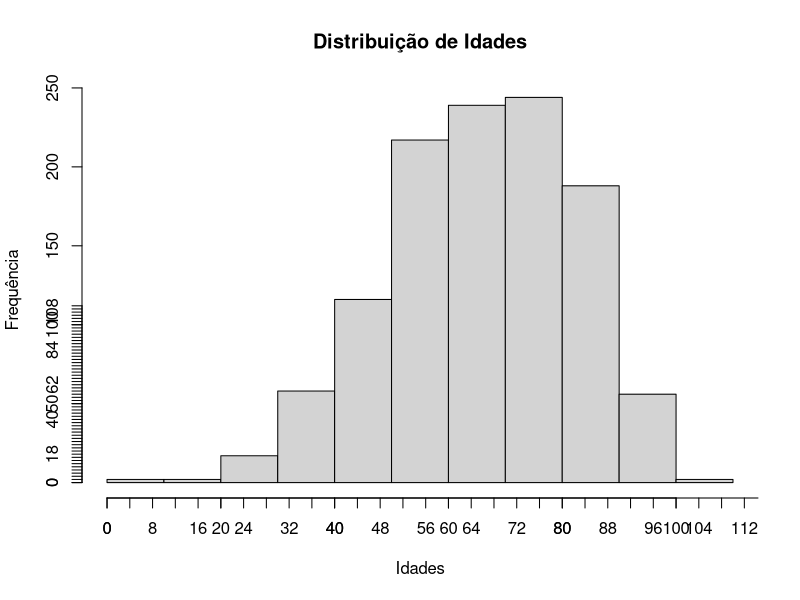

Reproduce this figure in R.
# Instalando biblioteca readxl para importar para o R arquivos com extensão .xls ou .xlsx.
if (!("readxl") %in% installed.packages()) install.packages("readxl")

# Carregando a biblioteca
library(readxl)
covid_19_bauru_mortes <- read_excel("./dados/covid_19_bauru_mortes.xlsx")

sort (covid_19_bauru_mortes$idade)
range(covid_19_bauru_mortes$idade, na.rm = TRUE)

AT <- ceiling((max(covid_19_bauru_mortes$idade, na.rm = TRUE)- min(covid_19_bauru_mortes$idade, na.rm = TRUE)))
AT

k <- nclass.Sturges(covid_19_bauru_mortes$idade)
length(covid_19_bauru_mortes$idade)

k <- ceiling((sqrt(length(covid_19_bauru_mortes$idade))))
k

h <- ceiling(AT/k)
h

infclass <- min(covid_19_bauru_mortes$idade, na.rm = TRUE)
supclass <- infclass+(k*h)

brk <-seq(infclass,supclass,h)
tabelaDF_idades<-table(cut(covid_19_bauru_mortes$idade,breaks = brk, right = FALSE))
tabelaDF_idades

hist(covid_19_bauru_mortes$idade, main="Distribuição de Idades", xlab = "Idades", ylab = "Frequência")
axis(1, at=seq(infclass,supclass,h))
axis(2, at=seq(0,max(tabelaDF_idades),2))